Frame 1 (no input): blank canvas, image omitted
Frame 60 (no input): blank canvas, image omitted
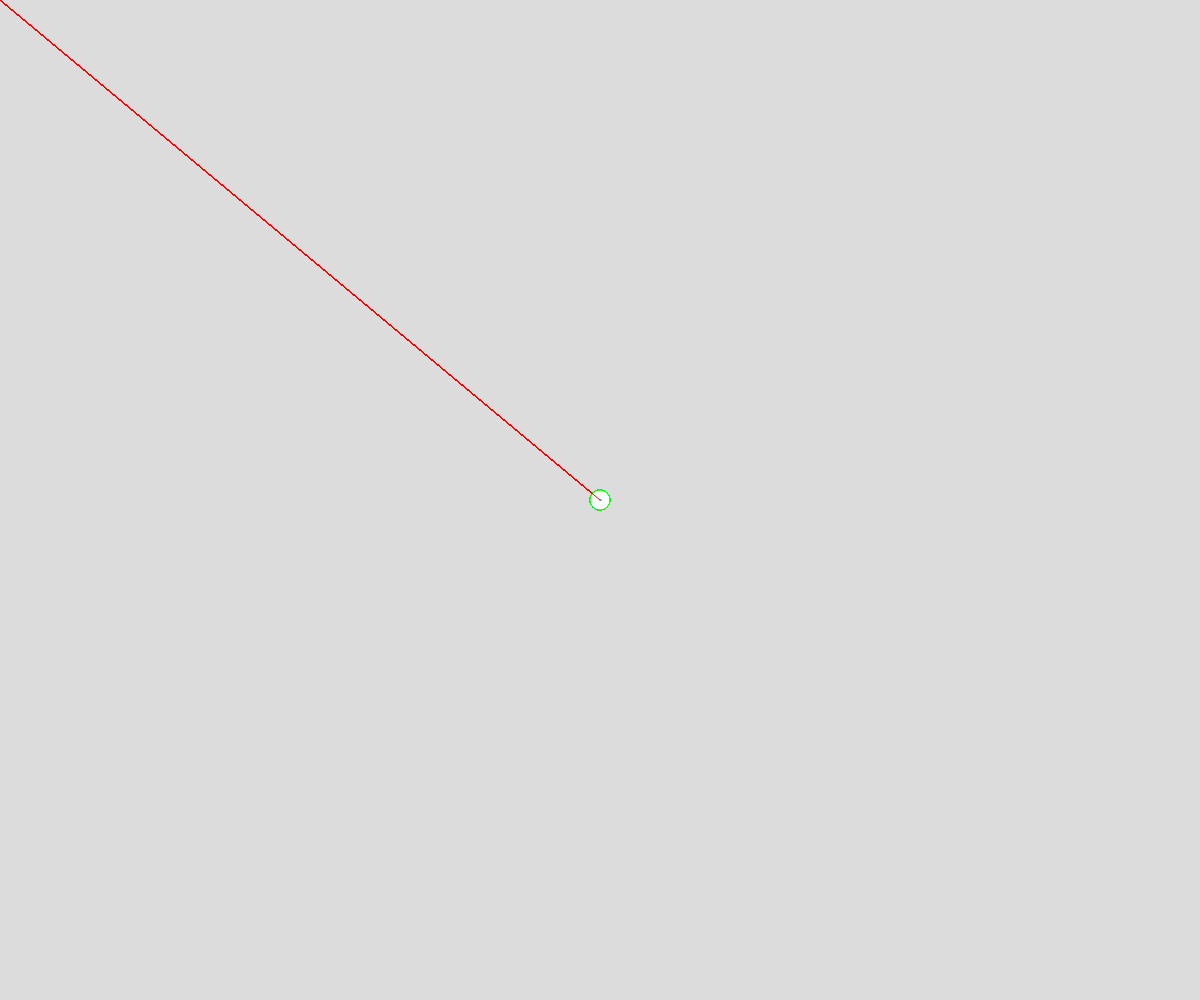
Frame 120 (the mouse pressed at the canvas centre since frame 60)

The p5.js sketch whose frames 1 and 60 were blank and that drew this single picture after the mouse press (run headless with seeded random() and noise() and a simulated clock; from frame 60 on, the mouse is pressed at the canvas centre):

// p5.js sketch
// ── sketch.js
// Working with Vectors
// Caleb Schwab
// 11/21/25

let object = []

function setup() {
  createCanvas(windowWidth, windowHeight);
}

function draw() {
  background(220);
  if(mouseIsPressed){
    object.push(new Ball(mouseX, mouseY));
  }

  for(let o of object){
    if(keyIsDown(32)){
      o.move();
    }
    o.calcMouse();
    o.display();
  }
}

class Ball{
  constructor(x,y){
    this.pos = createVector(x,y);
    this.vel = createVector(random(5,-5));
    this.grav = createVector(0,0.2);
  }

  calcMouse(){
    // Mouse vector "attractor" calculator
    this.grav = createVector(mouseX, mouseY);
    this.grav.sub(this.pos);
    this.grav.normalize();
    this.grav.mult(4);
  }

  move(){
    this.vel.add(this.grav);
    // this.vel.limit(20);
    this.pos.add(this.vel);

    // wall floor bounce
    if(this.pos.x < 0 || this.pos.x > width){
      this.vel.x *= -1;
    }
    if(this.pos.y < 0 || this.pos.y > height){
      this.vel.y *= -1;
    }
  }

  display(){
    // Display Ball
    circle(this.pos.x, this.pos.y, 20);

    //Display vectors
    if(true){
      stroke(255,0,0);
      line(0,0,this.pos.x, this.pos.y);

      let endX = this.pos.x + this.vel.x;
      let endY = this.pos.y + this.vel.y;

      stroke(0,0,255);
      line(this.pos.x, this.pos.y, endX, endY); 

      stroke(0,255,0);
      line(endX, endY, endX + this.grav.x, endY + this.grav.y)
    }
  }
}
